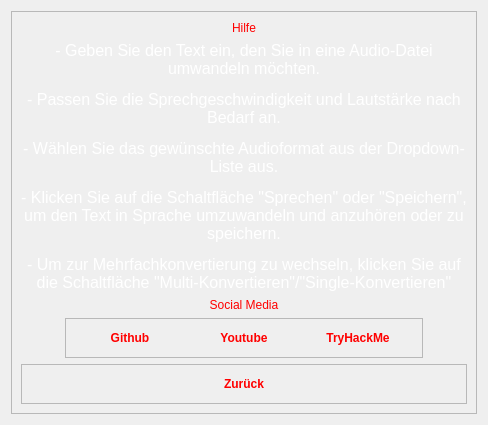
            <widget class="QWidget" name="helpPage">
             <layout class="QVBoxLayout" name="verticalLayout_19">
              <item>
               <widget class="QFrame" name="frame_16">
                <property name="frameShape">
                 <enum>QFrame::StyledPanel</enum>
                </property>
                <property name="frameShadow">
                 <enum>QFrame::Raised</enum>
                </property>
                <layout class="QVBoxLayout" name="verticalLayout_20">
                 <item>
                  <widget class="QLabel" name="label_10">
                   <property name="styleSheet">
                    <string notr="true">QLabel {
	font: 18pt &quot;Terminator Two&quot;;
	color: rgb(255, 0, 0)
}</string>
                   </property>
                   <property name="text">
                    <string>Hilfe</string>
                   </property>
                   <property name="alignment">
                    <set>Qt::AlignHCenter|Qt::AlignTop</set>
                   </property>
                  </widget>
                 </item>
                 <item>
                  <widget class="QLabel" name="helpTextLabel">
                   <property name="sizePolicy">
                    <sizepolicy hsizetype="Preferred" vsizetype="Expanding">
                     <horstretch>0</horstretch>
                     <verstretch>0</verstretch>
                    </sizepolicy>
                   </property>
                   <property name="styleSheet">
                    <string notr="true">	font: 14pt &quot;Terminator Two&quot;;
color: white;</string>
                   </property>
                   <property name="text">
                    <string>&lt;html&gt;&lt;head/&gt;&lt;body&gt;&lt;p&gt;&lt;span style=&quot; font-size:12pt;&quot;&gt;- Geben Sie den Text ein, den Sie in eine Audio-Datei umwandeln möchten.&lt;/span&gt;&lt;/p&gt;&lt;p&gt;&lt;span style=&quot; font-size:12pt;&quot;&gt;- Passen Sie die Sprechgeschwindigkeit und Lautstärke nach Bedarf an.&lt;/span&gt;&lt;/p&gt;&lt;p&gt;&lt;span style=&quot; font-size:12pt;&quot;&gt;- Wählen Sie das gewünschte Audioformat aus der Dropdown-Liste aus.&lt;/span&gt;&lt;/p&gt;&lt;p&gt;&lt;span style=&quot; font-size:12pt;&quot;&gt;- Klicken Sie auf die Schaltfläche &amp;quot;Sprechen&amp;quot; oder &amp;quot;Speichern&amp;quot;, um den Text in Sprache umzuwandeln und anzuhören oder zu speichern.&lt;/span&gt;&lt;/p&gt;&lt;p&gt;&lt;span style=&quot; font-size:12pt;&quot;&gt;- Um zur Mehrfachkonvertierung zu wechseln, klicken Sie auf die Schaltfläche &amp;quot;Multi-Konvertieren&amp;quot;/&amp;quot;Single-Konvertieren&amp;quot;&lt;/span&gt;&lt;/p&gt;&lt;/body&gt;&lt;/html&gt;</string>
                   </property>
                   <property name="alignment">
                    <set>Qt::AlignCenter</set>
                   </property>
                   <property name="wordWrap">
                    <bool>true</bool>
                   </property>
                  </widget>
                 </item>
                 <item>
                  <widget class="QLabel" name="label_11">
                   <property name="styleSheet">
                    <string notr="true">QLabel {
	font: 18pt &quot;Terminator Two&quot;;
	color: rgb(255, 0, 0)
}</string>
                   </property>
                   <property name="text">
                    <string>Social Media</string>
                   </property>
                   <property name="alignment">
                    <set>Qt::AlignCenter</set>
                   </property>
                  </widget>
                 </item>
                 <item alignment="Qt::AlignHCenter">
                  <widget class="QFrame" name="frame_18">
                   <property name="styleSheet">
                    <string notr="true"> QPushButton {
		background-color:none;
                border: .5px solid #ff3333;
				
	color: rgb(255, 0, 0);
			padding:3 15;
                border-radius: 5px;
                font-weight: bold;
            }
            QPushButton:hover {
              		background-color:qlineargradient(x1:0, y1:0, x2:1, y2:0,
    	stop: 1 #C0392B,                              
		stop: 0 #E74C3C );
color:white;
            }
            QPushButton:pressed {
                background-color:qlineargradient(x1:0, y1:0, x2:1, y2:0,
    	stop: 0 #C0392B,                              
		stop: 1 #E74C3C );
	color:white;            
}
 QPushButton:disabled {
        background-color: none;
        border-color: #aaaaaa;
        color: #666666;
    }</string>
                   </property>
                   <property name="frameShape">
                    <enum>QFrame::StyledPanel</enum>
                   </property>
                   <property name="frameShadow">
                    <enum>QFrame::Raised</enum>
                   </property>
                   <layout class="QHBoxLayout" name="horizontalLayout_10">
                    <property name="spacing">
                     <number>4</number>
                    </property>
                    <item alignment="Qt::AlignHCenter">
                     <widget class="QPushButton" name="githubBtn">
                      <property name="minimumSize">
                       <size>
                        <width>110</width>
                        <height>0</height>
                       </size>
                      </property>
                      <property name="text">
                       <string>Github</string>
                      </property>
                     </widget>
                    </item>
                    <item alignment="Qt::AlignHCenter">
                     <widget class="QPushButton" name="ytBtn">
                      <property name="minimumSize">
                       <size>
                        <width>110</width>
                        <height>0</height>
                       </size>
                      </property>
                      <property name="text">
                       <string>Youtube</string>
                      </property>
                     </widget>
                    </item>
                    <item alignment="Qt::AlignHCenter">
                     <widget class="QPushButton" name="thmBtn">
                      <property name="minimumSize">
                       <size>
                        <width>110</width>
                        <height>0</height>
                       </size>
                      </property>
                      <property name="text">
                       <string>TryHackMe</string>
                      </property>
                     </widget>
                    </item>
                   </layout>
                  </widget>
                 </item>
                 <item>
                  <widget class="QFrame" name="frame_17">
                   <property name="styleSheet">
                    <string notr="true"> QPushButton {
		background-color:none;
                border: .5px solid #ff3333;
				
	color: rgb(255, 0, 0);
			padding:3 15;
                border-radius: 5px;
                font-weight: bold;
            }
            QPushButton:hover {
              		background-color:qlineargradient(x1:0, y1:0, x2:1, y2:0,
    	stop: 1 #C0392B,                              
		stop: 0 #E74C3C );
color:white;
            }
            QPushButton:pressed {
                background-color:qlineargradient(x1:0, y1:0, x2:1, y2:0,
    	stop: 0 #C0392B,                              
		stop: 1 #E74C3C );
	color:white;            
}
 QPushButton:disabled {
        background-color: none;
        border-color: #aaaaaa;
        color: #666666;
    }</string>
                   </property>
                   <property name="frameShape">
                    <enum>QFrame::StyledPanel</enum>
                   </property>
                   <property name="frameShadow">
                    <enum>QFrame::Raised</enum>
                   </property>
                   <layout class="QHBoxLayout" name="horizontalLayout_9">
                    <item alignment="Qt::AlignHCenter">
                     <widget class="QPushButton" name="helpBackBtn">
                      <property name="minimumSize">
                       <size>
                        <width>110</width>
                        <height>0</height>
                       </size>
                      </property>
                      <property name="text">
                       <string>Zurück</string>
                      </property>
                     </widget>
                    </item>
                   </layout>
                  </widget>
                 </item>
                </layout>
               </widget>
              </item>
             </layout>
            </widget>
